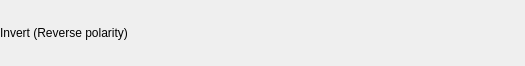
<?xml version="1.0" encoding="UTF-8"?>
<ui version="4.0">
 <class>InvertFilterGUI</class>
 <widget class="QWidget" name="InvertFilterGUI">
  <property name="geometry">
   <rect>
    <x>0</x>
    <y>0</y>
    <width>525</width>
    <height>66</height>
   </rect>
  </property>
  <property name="windowTitle">
   <string notr="true"/>
  </property>
  <layout class="QGridLayout" name="gridLayout">
   <property name="leftMargin">
    <number>0</number>
   </property>
   <property name="topMargin">
    <number>0</number>
   </property>
   <property name="rightMargin">
    <number>0</number>
   </property>
   <property name="bottomMargin">
    <number>0</number>
   </property>
   <property name="spacing">
    <number>0</number>
   </property>
   <item row="0" column="3" rowspan="2">
    <spacer name="horizontalSpacer">
     <property name="orientation">
      <enum>Qt::Horizontal</enum>
     </property>
     <property name="sizeHint" stdset="0">
      <size>
       <width>229</width>
       <height>20</height>
      </size>
     </property>
    </spacer>
   </item>
   <item row="0" column="0" rowspan="2">
    <widget class="QLabel" name="label">
     <property name="text">
      <string>Invert (Reverse polarity)</string>
     </property>
    </widget>
   </item>
  </layout>
 </widget>
 <resources/>
 <connections/>
</ui>
